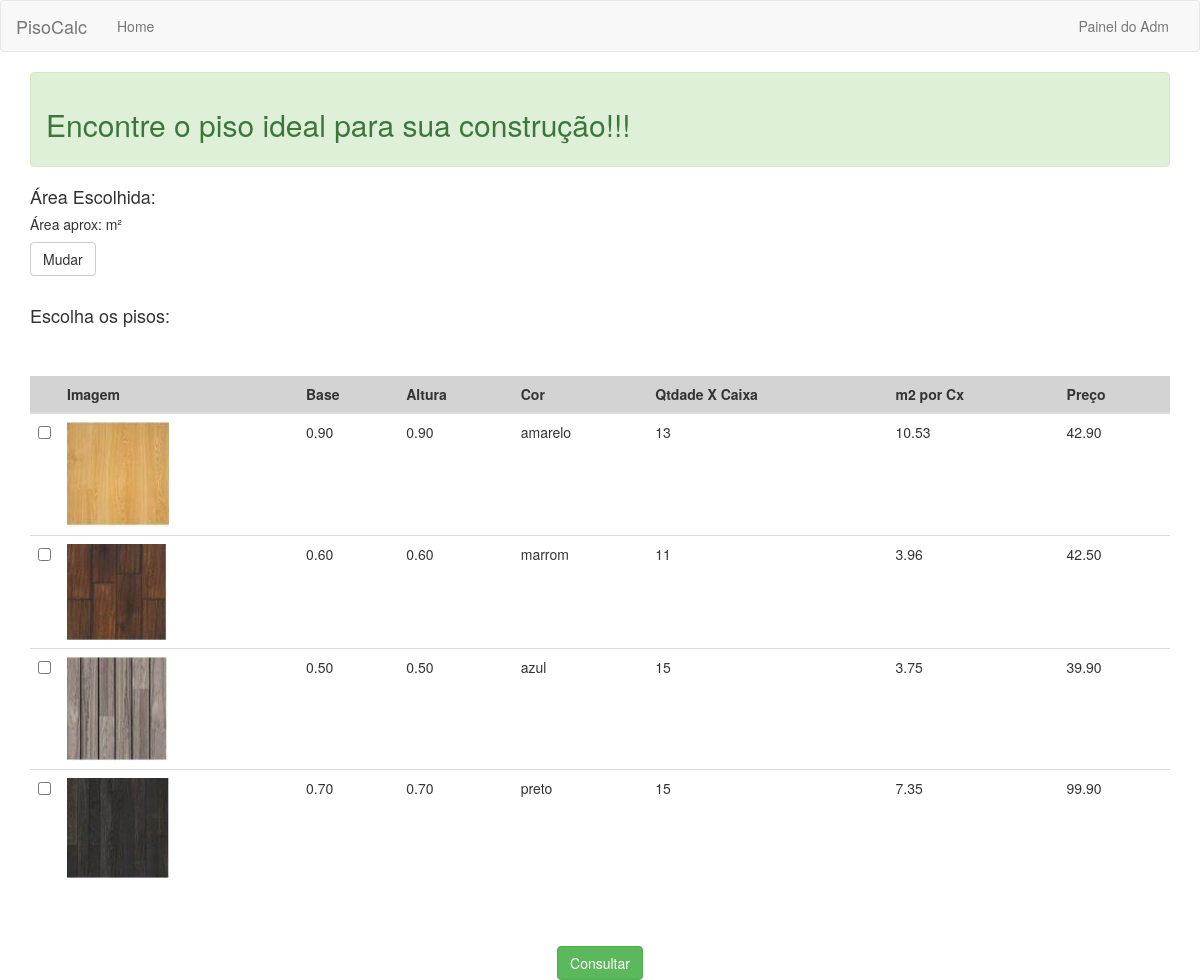
Page /index/index2.php on the committed database.
### tables this page shows
CREATE TABLE IF NOT EXISTS `piso` (
  `idPiso` int(10) unsigned NOT NULL AUTO_INCREMENT,
  `Fornecedor_idFornecedor` int(10) unsigned NOT NULL,
  `foto2` varchar(100) DEFAULT NULL,
  `base` decimal(10,2) DEFAULT NULL,
  `altura` decimal(10,2) DEFAULT NULL,
  `cozinha` tinyint(1) DEFAULT NULL,
  `sala` tinyint(1) DEFAULT NULL,
  `banheiro` tinyint(1) DEFAULT NULL,
  `quarto` tinyint(1) DEFAULT NULL,
  `areaext_cob` tinyint(1) DEFAULT NULL,
  `areaext_ncob` tinyint(1) DEFAULT NULL,
  `cor` varchar(20) DEFAULT NULL,
  `qtdadexcaixa` int(10) unsigned DEFAULT NULL,
  `preco` decimal(10,2) DEFAULT NULL,
  PRIMARY KEY (`idPiso`),
  KEY `Piso_FKIndex1` (`Fornecedor_idFornecedor`)
);

### piso/list.php (the view, shortened to what this page needs)
<!DOCTYPE html>
    <div>
        <br/><br/>
            <div>
                <table class="table table-hover">
                  <thead bgcolor="#D3D3D3">
                    <tr>
                      <th> </th>
                      <th>Imagem</th>
                      <th>Base</th>
                      <th>Altura</th>
                      <th>Cor</th>
                      <th>Qtdade X Caixa</th>
                      <th>m2 por Cx</th>
                      <th>Preço</th>
                    </tr>
                  </thead>
                  <tbody>
                   <?php
                   $pdo_index = Database::connect();
                   $prepara = $pdo_index->prepare('SELECT * FROM piso');
                   $prepara->execute();
                   while ( $row = $prepara->fetch()) {
                       echo '<tr>';
                       echo "<td width='10'><input type='checkbox' name='pisos[]' value='".$row['idPiso']."'/></td>";
                       echo "<td><img src="
                                ."'".$row['foto2']."'"
                               ."\></td>";
                        echo '<td>'. $row['base'] . '</td>';
                        echo '<td>'. $row['altura'] . '</td>';
                        echo '<td>'. $row['cor'] . '</td>';
                        echo '<td>'. $row['qtdadexcaixa'] . '</td>';
                        $base = $row['base'];
                        $altura = $row['altura'];
                        $area = $base * $altura;
                        $areaxcaixa = $area * $row['qtdadexcaixa'];
                        echo '<td>'.$areaxcaixa.'</td>';
                        echo '<td>'. $row['preco'] . '</td>';
                        echo '</tr>';
                   }
                  ?>
                  </tbody>
            </table>
        </div>
        <br/><br/>
    </div>

### index/index2.php (shortened to what this page needs)
<?php
$tipoarea = $_POST['tipoarea'];
$base2 = $_POST['base'];
$altura2 = $_POST['altura'];
$raio = $_POST['raio'];
$areatotal = $_POST['areatotal'];
$arearet = $base2*$altura2;
$areacirc = 3.14*($raio*$raio);
if ($tipoarea == 'Retangular'){
    $areafinal = $arearet;
}else if ($tipoarea == 'Circular'){
    $areafinal = $areacirc;
}else{
    $areafinal = $areatotal;
}
?>
<!DOCTYPE html>
<html>
    <head>
        <link   href="../css/bootstrap.min.css" rel="stylesheet">
    </head>
    <?php include ('../layout/header.php'); ?>
    <body>
        <div class="container">
            <div class="alert alert-success"><h2>Encontre o piso ideal para sua construção!!!</h2></div>
            <h4>Área Escolhida: <?php echo $tipoarea ?> </h4>
            <h5>Área aprox: <?php echo $areafinal ?> m²</h5>
            <a class="btn btn-default" href="index.php">Mudar</a><br/>
            <br/>
            <h4>Escolha os pisos:</h4>
            <form class="form-horizontal" action="index3.php" method="post" enctype="multipart/form-data">
                <?php include('../piso/list.php'); ?>
                <div align="center" class="form-actions">
                    <button class="btn btn-success" type="submit">Consultar</button>
                </div>
            </form>
        </div>
    </body>
</html>

### layout/header.php (shortened to what this page needs)
<?php $page = $_SERVER['REQUEST_URI']; ?>
<!DOCTYPE html>
<link   href="../css/bootstrap.min.css" rel="stylesheet">
<nav class="navbar navbar-default">
    <div class="container-fluid">
    <div class="navbar-header">
      <a class="navbar-brand" href="../index.php">PisoCalc</a>
    </div>
    <div class="collapse navbar-collapse" id="bs-example-navbar-collapse-1">
      <ul class="nav navbar-nav">
        <li <?php echo ($page == '/piso1.0/index/index.php') ? 'class="active"' : '';?> ><a href="../index.php">Home <span class="sr-only">(current)</span></a></li>
      </ul>
      <ul class="nav navbar-nav navbar-right">
        <li <?php echo ($page == '/piso1.0/piso/index.php') ? 'class="active"' : '';?> ><a href="../piso/index.php">Painel do Adm</a></li>
      </ul>
    </div>
    </div>
</nav>

### rows in the picture
piso: foto2 (picture), base "0.90", altura "0.90", cor "amarelo", qtdadexcaixa "13", areaxcaixa "10.53", preco "42.90"
piso: foto2 (picture), base "0.60", altura "0.60", cor "marrom", qtdadexcaixa "11", areaxcaixa "3.96", preco "42.50"
piso: foto2 (picture), base "0.50", altura "0.50", cor "azul", qtdadexcaixa "15", areaxcaixa "3.75", preco "39.90"
piso: foto2 (picture), base "0.70", altura "0.70", cor "preto", qtdadexcaixa "15", areaxcaixa "7.35", preco "99.90"
